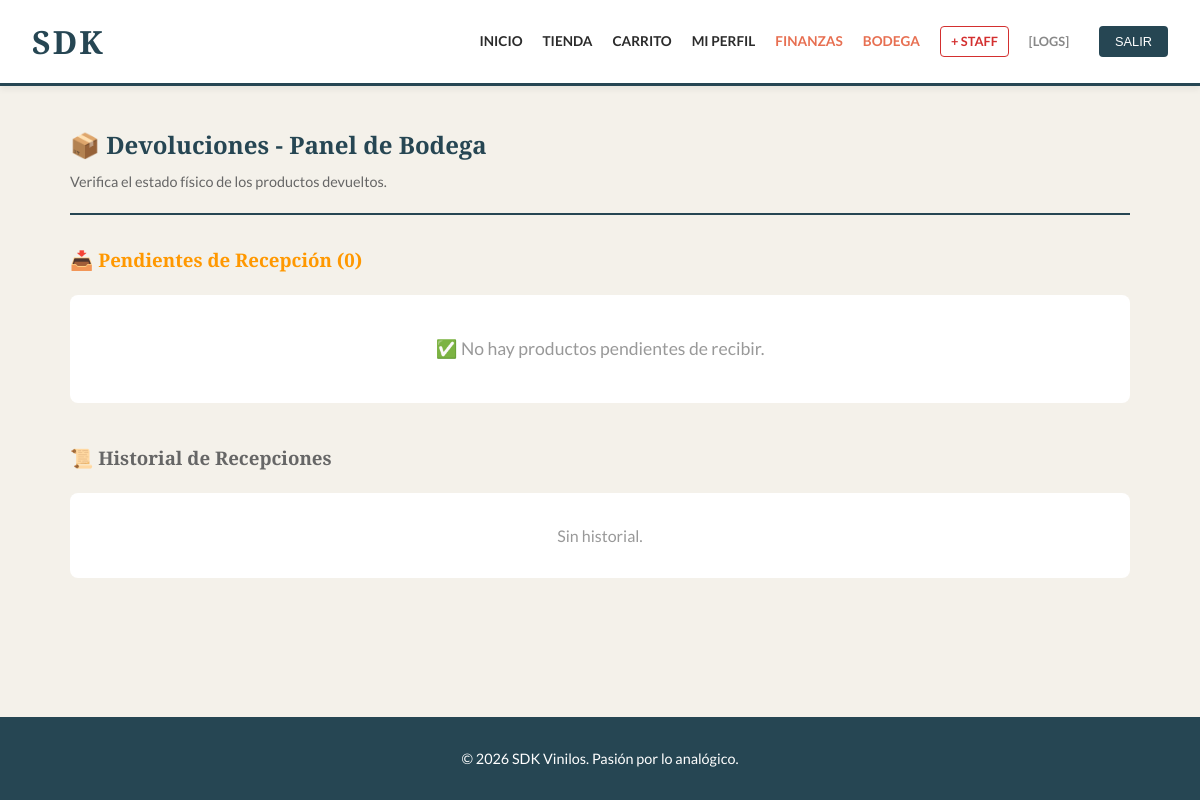
The page /bodega/devoluciones/ (signed in) on the database as committed earlier.
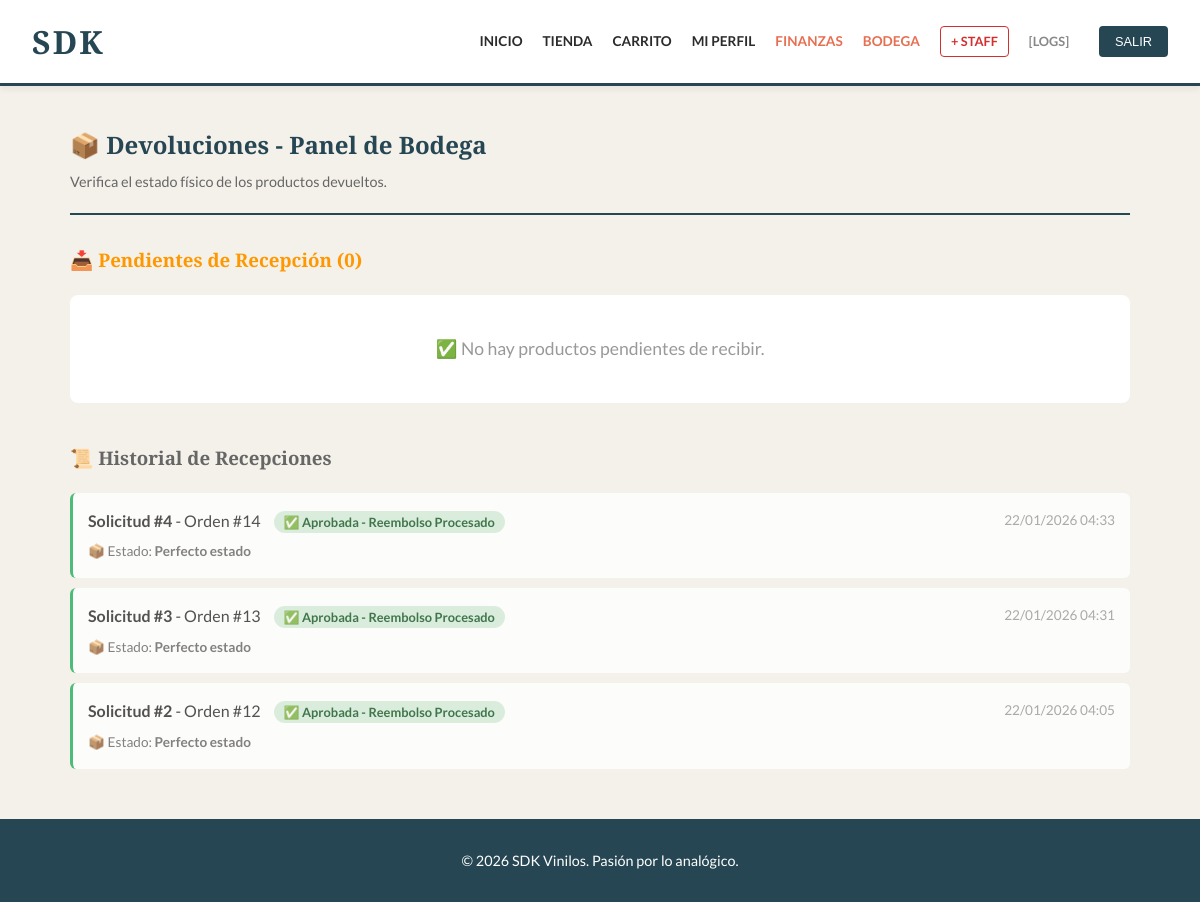
The same page on the database as committed later.
### tienda/models.py (models this page shows, shortened)
class SolicitudDevolucion(models.Model):
    ESTADO_CHOICES = [
        ('PENDIENTE', '⏳ Pendiente de Revisión Bodega'),
        ('APROBADA_BODEGA', '📦 Aprobada por Bodega - Pendiente Finanzas'),
        ('RECHAZADA_BODEGA', '❌ Rechazada por Bodega'),
        ('APROBADA_FINANZAS', '✅ Aprobada - Reembolso Procesado'),
        ('RECHAZADA_FINANZAS', '❌ Rechazada por Finanzas'),
    ]
    orden = models.ForeignKey(OrdenVenta, on_delete=models.CASCADE, related_name='solicitudes_devolucion')
    cliente = models.ForeignKey(User, on_delete=models.CASCADE, related_name='mis_solicitudes')
    motivoCliente = models.TextField(verbose_name="Motivo del Cliente")
    fechaSolicitud = models.DateTimeField(auto_now_add=True)
    estadoSolicitud = models.CharField(max_length=30, choices=ESTADO_CHOICES, default='PENDIENTE')
    revisadoPorBodega = models.ForeignKey(User, null=True, blank=True, on_delete=models.SET_NULL, related_name='devoluciones_bodega')
    fechaRevisionBodega = models.DateTimeField(null=True, blank=True)
    observacionesBodega = models.TextField(blank=True, verbose_name="Observaciones Bodega")
    estadoFisico = models.CharField(max_length=100, blank=True, verbose_name="Estado Físico del Producto")
    revisadoPorFinanzas = models.ForeignKey(User, null=True, blank=True, on_delete=models.SET_NULL, related_name='devoluciones_finanzas')
    fechaRevisionFinanzas = models.DateTimeField(null=True, blank=True)
    observacionesFinanzas = models.TextField(blank=True, verbose_name="Observaciones Finanzas")
    montoReembolsado = models.DecimalField(max_digits=10, decimal_places=2, default=0)
    class Meta:
        ordering = ['-fechaSolicitud']
        verbose_name = "Solicitud de Devolución"
        verbose_name_plural = "Solicitudes de Devolución"

class OrdenVenta(models.Model):
    TIPO_ENTREGA_CHOICES = [
        ('DOMICILIO', 'Entrega a Domicilio'),
        ('RETIRO', 'Retiro en Tienda'),
    ]
    ESTADOS = [('PENDIENTE', 'Pendiente'), ('PAGADO', 'Pagado'), ('DEVUELTO', 'Devuelto')]
    ESTADOS_ENVIO = [
        ('REVISION', '⏳ En Revisión'),
        ('PREPARANDO', '📦 Preparando Paquete'),
        ('EN_CAMINO', '🚚 En Camino'),
        ('ENTREGADO', '✅ Entregado'),
    ]
    cliente = models.ForeignKey(User, on_delete=models.CASCADE)
    fechaCompra = models.DateTimeField(auto_now_add=True)
    estadoOrden = models.CharField(max_length=20, choices=ESTADOS, default='PENDIENTE')
    subtotalSinImpuestos = models.DecimalField(max_digits=10, decimal_places=2, default=0)
    valorImpuestos = models.DecimalField(max_digits=10, decimal_places=2, default=0)
    valorDescuento = models.DecimalField(max_digits=10, decimal_places=2, default=0)
    totalFinal = models.DecimalField(max_digits=10, decimal_places=2, default=0)
    estadoEntrega = models.CharField(max_length=20, choices=ESTADOS_ENVIO, default='REVISION')
    metodoPago = models.CharField(max_length=50, default='Tarjeta Crédito')
    infoPago = models.CharField(max_length=20, default='**** 0000', verbose_name="Terminación Tarjeta")
    motivoDevolucion = models.TextField(blank=True, null=True)
    montoReembolsado = models.DecimalField(max_digits=10, decimal_places=2, default=0)
    cuponAplicado = models.ForeignKey(CuponDescuento, on_delete=models.SET_NULL, null=True, blank=True)
    tipoEntrega = models.CharField(max_length=20,choices=TIPO_ENTREGA_CHOICES,default='RETIRO')
    direccionEntrega = models.TextField( null=True,blank=True,help_text="Dirección de entrega a domicilio")
    montoDescuento = models.DecimalField(max_digits=10, decimal_places=2, default=0)
    class Meta:
        ordering = ['-fechaCompra']

### tienda/views.py (the view)
# urls.py: path('bodega/devoluciones/', views.gestionDevolucionesBodega, name='devoluciones_bodega'),
@user_passes_test(esBodeguero)
def gestionDevolucionesBodega(request):
    from .models import SolicitudDevolucion
    solicitudes_bodega = SolicitudDevolucion.objects.filter(estadoSolicitud='PENDIENTE')
    historial_bodega = SolicitudDevolucion.objects.filter(
        estadoSolicitud__in=['APROBADA_BODEGA', 'RECHAZADA_BODEGA', 'APROBADA_FINANZAS', 'RECHAZADA_FINANZAS']
    )[:20]
    return render(request, 'tienda/admin_devoluciones_bodega.html', {
        'solicitudes': solicitudes_bodega,
        'historial': historial_bodega
    })

### tienda/templatetags/roles.py (called while the page is built)
@register.filter(name='tiene_rol')
def tiene_rol(user, nombre_grupo):
    if user.is_superuser:
        return True
    return user.groups.filter(name=nombre_grupo).exists()

### tienda/views.py (called while the page is built)
def esBodeguero(user): return user.is_superuser or user.groups.filter(name='Bodega').exists()

### tienda/templates/tienda/admin_devoluciones_bodega.html (shortened to what the changed rows need)
{% extends 'tienda/base.html' %}
{% block content %}
<div style="display: flex; justify-content: space-between; align-items: center; margin-bottom: 30px; border-bottom: 2px solid var(--secundario); padding-bottom: 20px;">
    <div>
        <h2 style="margin: 0; color: var(--secundario);">📦 Devoluciones - Panel de Bodega</h2>
    </div>
</div>
<div>
    {% for solicitud in historial %}
    <div style="background: #fff; padding: 15px; border-radius: 6px; margin-bottom: 10px; border-left: 3px solid
        {% if solicitud.estadoSolicitud == 'RECHAZADA_BODEGA' %}#e74c3c
        {% elif solicitud.estadoSolicitud == 'APROBADA_BODEGA' %}#f39c12
        {% else %}#27ae60{% endif %}; opacity: 0.8;">
        <div style="display: flex; justify-content: space-between; align-items: center;">
            <div>
                <strong>Solicitud #{{ solicitud.id }}</strong> - Orden #{{ solicitud.orden.id }}
                <span style="margin-left: 10px; padding: 3px 10px; border-radius: 12px; font-size: 0.8rem; font-weight: bold;
                    {% if solicitud.estadoSolicitud == 'RECHAZADA_BODEGA' %}background: #f8d7da; color: #721c24;
                    {% elif solicitud.estadoSolicitud == 'APROBADA_BODEGA' %}background: #fff3cd; color: #856404;
                    {% else %}background: #d4edda; color: #155724;{% endif %}">
                    {{ solicitud.get_estadoSolicitud_display }}
                </span>
            </div>
            <div style="text-align: right; font-size: 0.85rem; color: #999;">
                {{ solicitud.fechaRevisionBodega|date:'d/m/Y H:i' }}
            </div>
        </div>
        {% if solicitud.estadoFisico %}
        <p style="margin: 8px 0 0 0; font-size: 0.85rem; color: #666;">
            📦 Estado: <strong>{{ solicitud.estadoFisico }}</strong>
        </p>
        {% endif %}
    </div>
    {% empty %}
    <div style="text-align: center; padding: 30px; background: #fff; border-radius: 8px; color: #999;">
        <p style="margin: 0;">Sin historial.</p>
    </div>
    {% endfor %}
</div>
{% endblock %}

Rows that differ between the two databases and show on the page:
added SolicitudDevolucion: id "4", orden.id "14", estadoSolicitud "✅ Aprobada - Reembolso Procesado", fechaRevisionBodega "22/01/2026 04:33", estadoFisico "Perfecto estado"
added SolicitudDevolucion: id "3", orden.id "13", estadoSolicitud "✅ Aprobada - Reembolso Procesado", fechaRevisionBodega "22/01/2026 04:31", estadoFisico "Perfecto estado"
added SolicitudDevolucion: id "2", orden.id "12", estadoSolicitud "✅ Aprobada - Reembolso Procesado", fechaRevisionBodega "22/01/2026 04:05", estadoFisico "Perfecto estado"
Other text that changed with them:
text no longer shown: "Sin historial."
